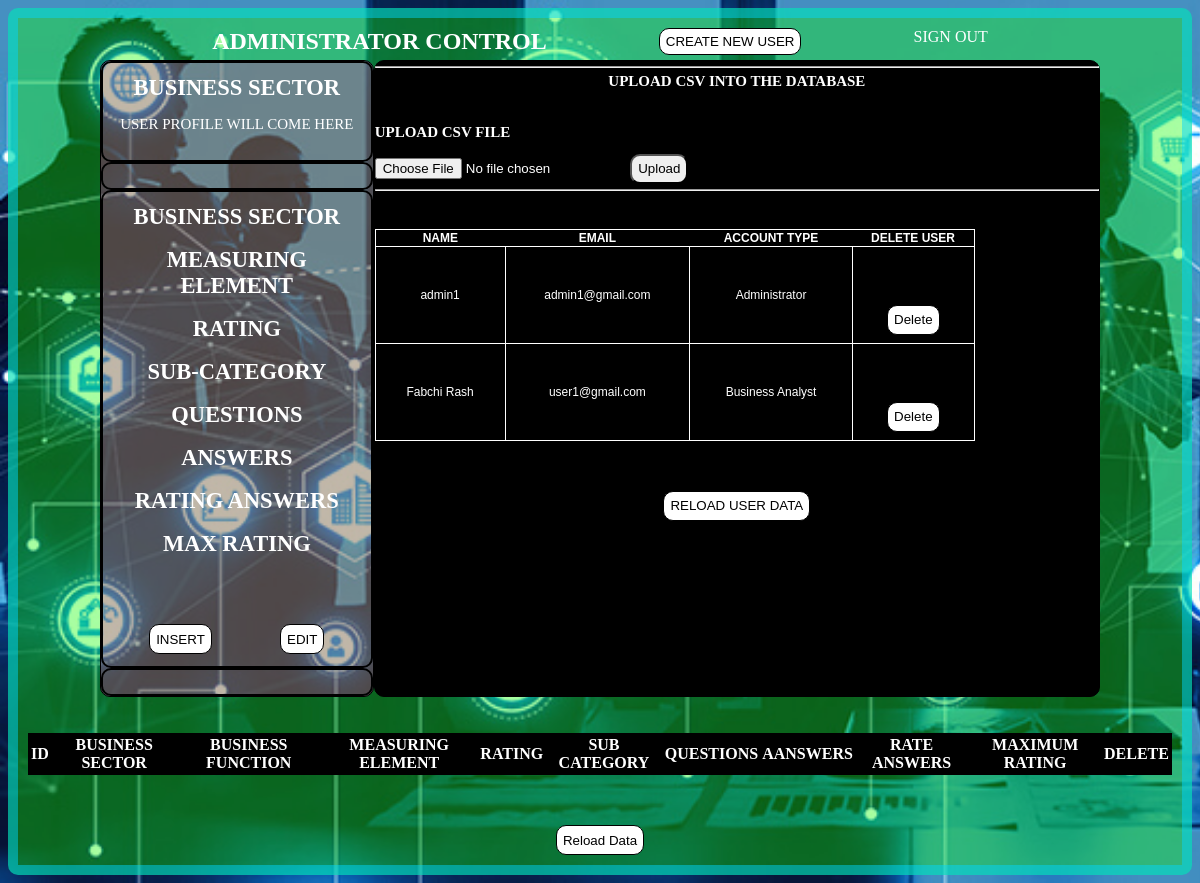
The app's page /view_all_user, older data.
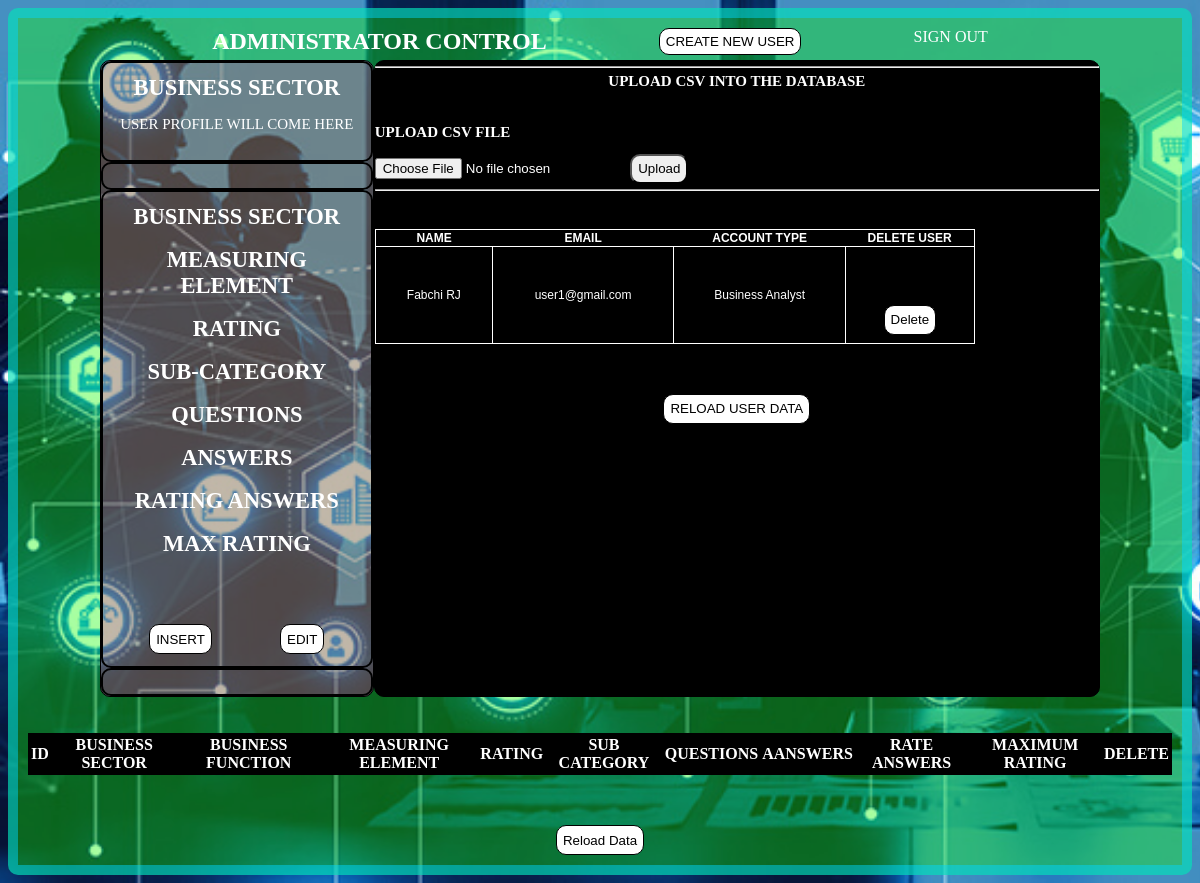
The same page, newer data.
### tables this page shows
CREATE TABLE User (
            id INTEGER PRIMARY KEY,
            name TEXT NOT NULL,
            email TEXT UNIQUE NOT NULL,
            account_type TEXT,
            password TEXT NOT NULL
        );

### app.py (the view)
@app.route('/view_all_user', methods=['GET', 'POST'])
def view_user_account():
    connection = sqlite3.connect('database.db')
    cursor = connection.cursor()
    cursor.execute('''
        SELECT name, email, account_type
        FROM User
    ''')
    all_data = cursor.fetchall()
    connection.close()
    return render_template('administrator.html', all_data=all_data)

### templates/administrator.html (shortened to what this page needs)
<!DOCTYPE html>
<html lang="en">
<head>
    <link href="/static/css/style.css" rel="stylesheet">
</head>
<body x-data="AutomatedDigitalMaturity" x-cloak>
    <main class="container">
        <section>
            <div class="dashboard_main_admin">
                <h1 class="item">ADMINISTRATOR CONTROL</h1>
                <button x-on:click="openHome('Admin_Home_Page')" class="create_user" style="float: right;">CREATE NEW
                    USER</button>
                <a href="/logout" class="item" style="float: right;">SIGN OUT</a>
            </div>
        </section>
        <section x-cloak>
            <div class="dashboard_main_admin">
                <div class="dashboard_tabs">
                    <div class="box_for_the_dashboard_tabs">
                        <h1 class="item">BUSINESS SECTOR</h1>
                        <p>USER PROFILE WILL COME HERE</p>
                    </div>
                    <div class="box_for_the_dashboard_tabs">
                    </div>
                    <div class="box_for_the_dashboard_tabs">
                        <h1 class="item">BUSINESS SECTOR </h1><br>
                        <h1 class="item">MEASURING ELEMENT </h1><br>
                        <h1 class="item">RATING </h1><br>
                        <h1 class="item">SUB-CATEGORY </h1><br>
                        <h1 class="item">QUESTIONS </h1><br>
                        <h1 class="item">ANSWERS </h1><br>
                        <h1 class="item">RATING ANSWERS </h1><br>
                        <h1 class="item">MAX RATING </h1><br>
                        <div class="create_delete_update_buttons">
                            <button class="submit-btn" x-on:click="openHome('Create_Sub_Category')">INSERT</button>
                            <button class="submit-btn" x-on:click="openHome('Update_Sub_Category')">EDIT</button>
                        </div>
                    </div>
                    <div class="box_for_the_dashboard_tabs">
                    </div>
                </div>
                <div class="dashboard_computation">
                    <div x-show="Create_Business_Sector">
                        <hr>
                        <h1 class="item">UPLOAD CSV INTO THE DATABASE</h1><br><br>
                        <h1>UPLOAD CSV FILE</h1>
                        <form action="/" method="post" enctype="multipart/form-data">
                            <input type="file" name="file" accept=".csv">
                            <button type="submit" class="upload-btn">Upload</button>
                        </form>
                        <hr>
                        <br><br><br>
                        <div >
                            <table class="table_style_user">
                                <thead>
                                    <tr>
                                        <th>NAME</th>
                                        <th>EMAIL</th>
                                        <th>ACCOUNT TYPE</th>
                                        <th>DELETE USER</th>
                                    </tr>
                                </thead>
                                <tbody>
                                    {% for row in all_data %}
                                    <tr>
                                        <td>{{ row[0] }}</td>
                                        <td>{{ row[1] }}</td>
                                        <td>{{ row[2] }}</td>
                                        <td>
                                            <form action="/delete_user_data" method="post">
                                                <button type="submit" class="submit-btn">Delete</button>
                                            </form>
                                        </td>
                                    </tr>
                                    {% endfor %}
                                </tbody>
                            </table>
                            <form action="/view_all_user" method="post">
                                <button type="submit" class="submit-btn">RELOAD USER DATA</button>
                            </form>
                        </div>
                    </div>
                </div>
            </div>
        </section><br><br>
        <section>
            <div class="dashboard_main_admin_record" style="background-color: black;">
                <table >
                    <thead>
                        <tr>
                            <th>ID</th>
                            <th>BUSINESS SECTOR</th>
                            <th>BUSINESS FUNCTION</th>
                            <th>MEASURING ELEMENT</th>
                            <th>RATING</th>
                            <th>SUB CATEGORY</th>
                            <th>QUESTIONS</th>
                            <th>AANSWERS</th>
                            <th>RATE ANSWERS</th>
                            <th>MAXIMUM RATING</th>
                            <th>DELETE</th>
                        </tr>
                    </thead>
                </table>
            </div>
            <form action="/view_combined_data" method="post">
                <button type="submit" class="submit-btn">Reload Data</button>
            </form>
        </section>
    </main>
</body>
</html>

### static/css/style.css (style rules this page uses)
body { background-image: url("/static/images/maturity.jpg"); background-size: cover; background-repeat: no-repeat; background-attachment: fixed; color: white; }
.container { width: auto; height: auto; border: 10px solid black; margin: px auto 0; border-radius: 10px; padding: 10px; border-color: rgba(0, 213, 255, 0.488); }
.item { text-align: center; color: white; margin: 0px auto; justify-content: center; align-items: center; text-decoration: none; }
.create_user { width: auto; cursor: pointer; transition: all 0.3s; border: 1px solid black; border-radius: 10px; background: white; display: flex; justify-content: center; align-items: center; }
.submit-btn { width: auto; height: 30px; cursor: pointer; transition: all 0.3s; border: 1px solid black; margin: 50px auto 0; border-radius: 10px; background: white; display: flex; justify-content: center; align-items: center; }
.upload-btn { width: auto; height: 30px; cursor: pointer; transition: all 0.3s; border-radius: 10px; }
.dashboard_main_admin { width: 1200px; height: auto; margin: 0px auto; display: flex; }
.dashboard_main_admin_record { width: 100%; height: auto; margin: 0px auto; display: flex; }
.dashboard_tabs { width: 400px; height: auto; float: left; text-align: center; font-size: 15px; border: 1px solid black; border-radius: 10px; margin-top: 5px; background-color: rgba(255, 0, 183, 0.284); }
.dashboard_computation { width: 800px; height: auto; border: 1px solid black; float: right; font-size: 10px; margin-top: 5px; background-color: black; border: 1px solid black; border-radius: 10px; }
.create_delete_update_buttons { display: flex; justify-content: center; align-items: center; }
.box_for_the_dashboard_tabs { border: 2px solid black; padding: 12px; border-radius: 10px; }
.table_style_user { border-collapse: collapse; border-spacing: 10px; width: 1200px; height: auto; text-align: center; vertical-align: middle; background-color: black; font-family: Arial, Helvetica, sans-serif; padding: 10px; box-shadow: 0 0 10px rgba(0, 0, 0, 0.1); justify-content: center; font-size: larger; }
.table_style_datase,.table_style_user, td, .table_style th { border: 1px solid white; padding: 8px 12px; }
@media (min-width: 500px) { .container { width: auto; background-color: orange; } }
@media (min-width: 500px) { .dashboard_main_admin { width: 500px; } }
@media (min-width: 500px) { .dashboard_tabs { width: 200px; } }
@media (min-width: 500px) { .dashboard_computation { width: 350px; } }
@media (min-width: 768px) { .container { width: auto; background-color: green; } }
@media (min-width: 768px) { .dashboard_main_admin { width: 768px; } }
@media (min-width: 768px) { .dashboard_tabs { width: 300px; } }
@media (min-width: 768px) { .dashboard_computation { width: 468px; } }
@media (min-width: 950px) { .container { width: auto; background-color: rgba(17, 255, 0, 0.359); } }
@media (min-width: 950px) { .dashboard_main_admin { width: 1000px; } }
@media (min-width: 950px) { .dashboard_tabs { width: 300px; } }
@media (min-width: 950px) { .dashboard_computation { width: 800px; } }
@media (min-width: 950px) { .table_style_user { width: 600px; } }

Row changes from the older to the newer data that the page shows:
removed User: name "admin1", email "admin1@gmail.com", account_type "Administrator"
removed User: name "Fabchi Rash", email "user1@gmail.com", account_type "Business Analyst"
added User: name "Fabchi RJ", email "user1@gmail.com", account_type "Business Analyst"
